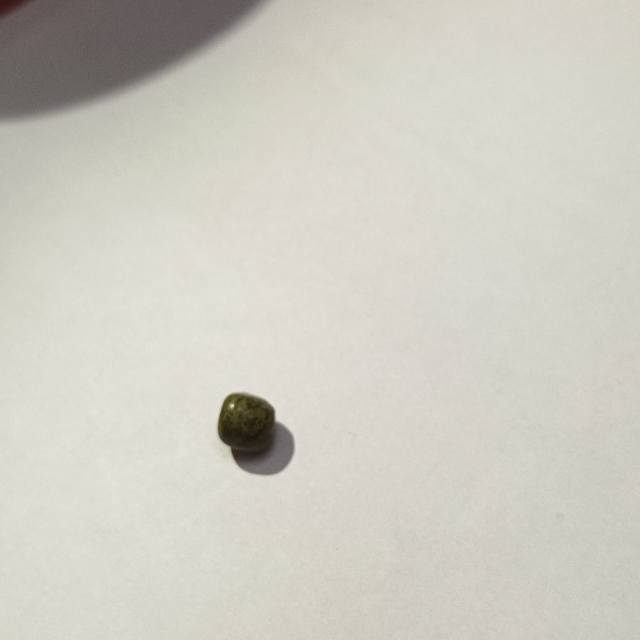
#> input picture dataset/Black Peas/100.jpeg, 1280 x 1280 px (shown at 1/2 size); its folder holds only this picture in this run
$ python -i app.py   (imports and definitions only)   (older library calls are emulated)
#> lines starting #> are read from the running program, lines starting #| are printed output that depends on the picture
import os
import cv2
import numpy as np
import tkinter as tk
from tkinter import filedialog, messagebox
from PIL import Image, ImageTk
from sklearn.ensemble import RandomForestClassifier

DATASET_DIR = "dataset"

def extract_precise_features(image_path):
#> called with image_path = 'dataset/Black Peas/100.jpeg'
    img = cv2.imread(image_path)
#> img is the input picture: shape (1280, 1280, 3); mean B, G, R 194.9, 204.6, 206.1
    if img is None:
        return None
    # Resize to standard uniform dimension
    img = cv2.resize(img, (150, 150))
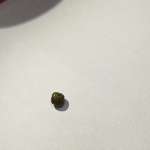
#> img: shape (150, 150, 3); mean B, G, R 194.9, 204.5, 206
    hsv = cv2.cvtColor(img, cv2.COLOR_BGR2HSV)
#> hsv: shape (150, 150, 3); mean H, S, V 28.4, 14.7, 206
    gray = cv2.cvtColor(img, cv2.COLOR_BGR2GRAY)

    # 1. Multi-channel color histograms (Hue, Saturation, Value)
    hist_h = cv2.calcHist([hsv], [0], None, [16], [0, 180])
#> hist_h = [804, 868, 20539, 16, 0, 0, 0, 0, 0, 0, 0, 0, 0, 0, 2, 271]
    hist_s = cv2.calcHist([hsv], [1], None, [16], [0, 256])
#> hist_s = [18353, 3934, 26, 16, 20, 18, 28, 33, 35, 24, 10, 3, 0, 0, 0, 0]
    hist_v = cv2.calcHist([hsv], [2], None, [16], [0, 256])
#> hist_v = [0, 3, 58, 56, 41, 68, 1013, 98, 52, 50, 53, 295, 3565, 16271, 877, 0]

    cv2.normalize(hist_h, hist_h)
    cv2.normalize(hist_s, hist_s)
    cv2.normalize(hist_v, hist_v)

    # 2. Statistical Color Moments (Mean and Std Dev across channels)
    mean, std = cv2.meanStdDev(img)
#> mean = [194.9, 204.5, 206]; std = [29.4, 30.61, 29.18]
    color_stats = np.concatenate([mean.flatten(), std.flatten()])
#> color_stats = [194.9, 204.5, 206, 29.4, 30.61, 29.18]

    # 3. Edge and Texture feature via Laplacian variance
    texture_score = np.array([cv2.Laplacian(gray, cv2.CV_64F).var()])
#> texture_score = [130.4]

    # Combine all features into a single robust vector
    features = np.concatenate([
        hist_h.flatten(),
        hist_s.flatten(),
        hist_v.flatten(),
        color_stats,
        texture_score
    ])
#> features = 55 values, max 206 at index 50, min 0 at index 4, mean 15.07
    return features

# Train high-accuracy Random Forest classifier on local dataset
X, y = [], []
category_names = []

# [19 lines not run here, left out]

class ProductionReadyApp:
    # [75 lines left out: functions __init__, predict, not called in this run]

# [4 lines not run here, left out]

>>> result = extract_precise_features('dataset/Black Peas/100.jpeg')
#> result has the same summary as features in extract_precise_features

$ run again, on dataset/Black Peas/107.jpeg
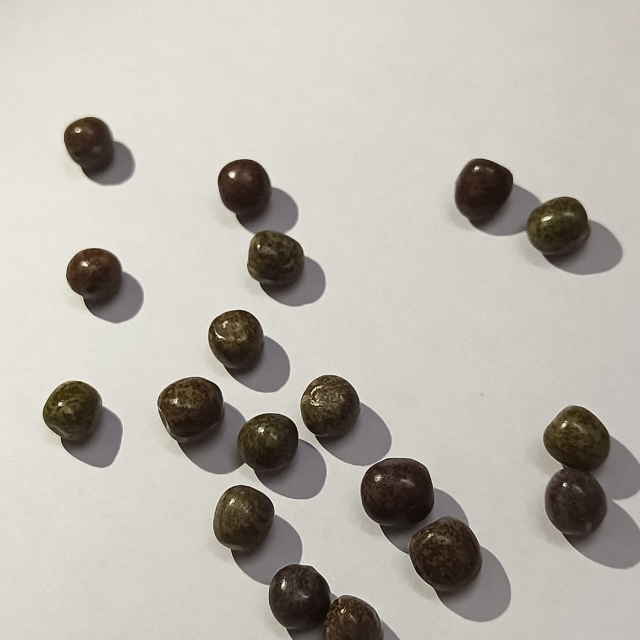
#> input picture dataset/Black Peas/107.jpeg, 1280 x 1280 px (shown at 1/2 size)
#> in extract_precise_features, img is the input picture: shape (1280, 1280, 3); mean B, G, R 172.8, 180.5, 184.9
#> in extract_precise_features, `img = cv2.resize(img, (150, 150))`:
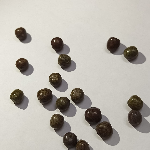
#> img: shape (150, 150, 3); mean B, G, R 172.6, 180.3, 184.8
#> hsv: shape (150, 150, 3); mean H, S, V 24.3, 26, 184.8
#> in extract_precise_features, `gray = cv2.cvtColor(img, cv2.COLOR_BGR2GRAY)`:
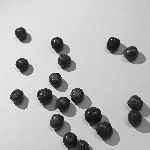
#> gray: shape (150, 150); min 8, max 245, mean 180.7
#> hist_h = [1945, 14002, 5813, 0, 0, 0, 0, 0, 0, 0, 0, 1, 9, 334, 151, 245]
#> hist_s = [17602, 1725, 184, 272, 359, 413, 535, 631, 381, 220, 109, 42, 15, 4, 6, 2]
#> hist_v = [1, 161, 1002, 1038, 586, 337, 324, 1044, 203, 46, 124, 266, 4983, 8300, 4073, 12]
#> mean = [172.6, 180.3, 184.8]; std = [61.68, 61.38, 58.7]
#> color_stats = [172.6, 180.3, 184.8, 61.68, 61.38, 58.7]
#> texture_score = [2895.3]
#> features = 55 values, max 2895.3 at index 54, min 0 at index 3, mean 65.81
#> result has the same summary as features in extract_precise_features

$ run again, on dataset/Black Peas/112.jpeg
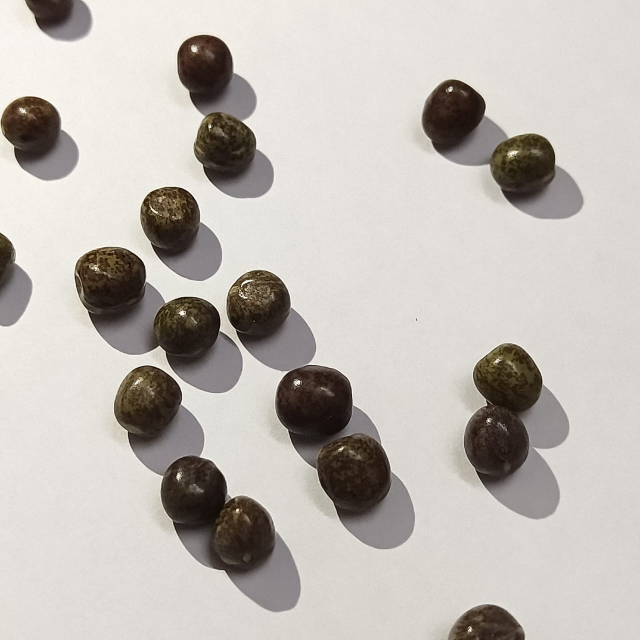
#> input picture dataset/Black Peas/112.jpeg, 1280 x 1280 px (shown at 1/2 size)
#> in extract_precise_features, img is the input picture: shape (1280, 1280, 3); mean B, G, R 181.2, 187.1, 191.8
#> in extract_precise_features, `img = cv2.resize(img, (150, 150))`:
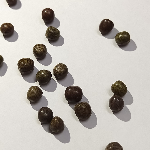
#> img: shape (150, 150, 3); mean B, G, R 181.1, 187, 191.7
#> hsv: shape (150, 150, 3); mean H, S, V 26.1, 24.7, 191.7
#> in extract_precise_features, `gray = cv2.cvtColor(img, cv2.COLOR_BGR2GRAY)`:
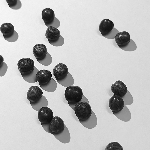
#> gray: shape (150, 150); min 2, max 254, mean 187.6
#> hist_h = [2128, 17914, 1207, 10, 0, 0, 0, 0, 0, 0, 0, 2, 13, 519, 219, 488]
#> hist_s = [18212, 764, 196, 313, 453, 500, 602, 617, 420, 203, 110, 60, 25, 10, 6, 9]
#> hist_v = [2, 186, 1145, 1010, 576, 337, 270, 268, 1133, 425, 51, 122, 210, 7549, 7718, 1498]
#> mean = [181.1, 187, 191.7]; std = [67.78, 66.73, 63.62]
#> color_stats = [181.1, 187, 191.7, 67.78, 66.73, 63.62]
#> texture_score = [3510.7]
#> features = 55 values, max 3510.7 at index 54, min 0 at index 4, mean 77.69
#> result has the same summary as features in extract_precise_features
